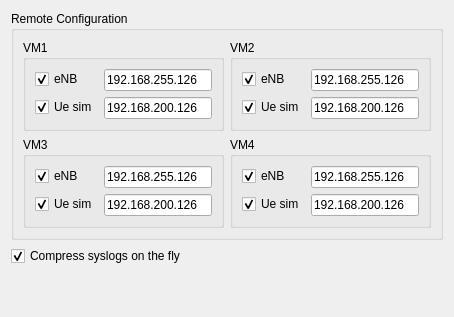
        <widget class="QWidget" name="tab_syslog">
         <attribute name="title">
          <string>Syslog</string>
         </attribute>
         <layout class="QGridLayout" name="gridLayout_3">
          <item row="0" column="0">
           <widget class="QGroupBox" name="groupBox_4">
            <property name="title">
             <string>Remote Configuration</string>
            </property>
            <layout class="QGridLayout" name="gridLayout_17">
             <item row="1" column="0">
              <widget class="QGroupBox" name="gb_syslog_vm3">
               <property name="title">
                <string>VM3</string>
               </property>
               <layout class="QFormLayout" name="formLayout_8">
                <item row="0" column="0">
                 <widget class="QCheckBox" name="cb_syslog_enb_vm3">
                  <property name="toolTip">
                   <string>Comma separeted list of IP addresses.
Allowed characters: digits [0-9], dot [.] and comma [,]</string>
                  </property>
                  <property name="text">
                   <string>eNB</string>
                  </property>
                  <property name="checked">
                   <bool>true</bool>
                  </property>
                 </widget>
                </item>
                <item row="0" column="1">
                 <widget class="QLineEdit" name="le_syslog_enb_vm3">
                  <property name="toolTip">
                   <string>Comma separeted list of IP addresses.
Allowed characters: digits [0-9], dot [.] and comma [,]</string>
                  </property>
                  <property name="text">
                   <string>192.168.255.126</string>
                  </property>
                 </widget>
                </item>
                <item row="1" column="0">
                 <widget class="QCheckBox" name="cb_syslog_uesim_vm3">
                  <property name="toolTip">
                   <string>Comma separeted list of IP addresses.
Allowed characters: digits [0-9], dot [.] and comma [,]</string>
                  </property>
                  <property name="text">
                   <string>Ue sim</string>
                  </property>
                  <property name="checked">
                   <bool>true</bool>
                  </property>
                 </widget>
                </item>
                <item row="1" column="1">
                 <widget class="QLineEdit" name="le_syslog_uesim_vm3">
                  <property name="enabled">
                   <bool>true</bool>
                  </property>
                  <property name="toolTip">
                   <string>Comma separeted list of IP addresses.
Allowed characters: digits [0-9], dot [.] and comma [,]</string>
                  </property>
                  <property name="text">
                   <string>192.168.200.126</string>
                  </property>
                 </widget>
                </item>
               </layout>
              </widget>
             </item>
             <item row="0" column="1">
              <widget class="QGroupBox" name="gb_syslog_vm2">
               <property name="title">
                <string>VM2</string>
               </property>
               <layout class="QFormLayout" name="formLayout_5">
                <item row="0" column="0">
                 <widget class="QCheckBox" name="cb_syslog_enb_vm2">
                  <property name="toolTip">
                   <string>Comma separeted list of IP addresses.
Allowed characters: digits [0-9], dot [.] and comma [,]</string>
                  </property>
                  <property name="text">
                   <string>eNB</string>
                  </property>
                  <property name="checked">
                   <bool>true</bool>
                  </property>
                 </widget>
                </item>
                <item row="0" column="1">
                 <widget class="QLineEdit" name="le_syslog_enb_vm2">
                  <property name="toolTip">
                   <string>Comma separeted list of IP addresses.
Allowed characters: digits [0-9], dot [.] and comma [,]</string>
                  </property>
                  <property name="text">
                   <string>192.168.255.126</string>
                  </property>
                 </widget>
                </item>
                <item row="1" column="0">
                 <widget class="QCheckBox" name="cb_syslog_uesim_vm2">
                  <property name="toolTip">
                   <string>Comma separeted list of IP addresses.
Allowed characters: digits [0-9], dot [.] and comma [,]</string>
                  </property>
                  <property name="text">
                   <string>Ue sim</string>
                  </property>
                  <property name="checked">
                   <bool>true</bool>
                  </property>
                 </widget>
                </item>
                <item row="1" column="1">
                 <widget class="QLineEdit" name="le_syslog_uesim_vm2">
                  <property name="enabled">
                   <bool>true</bool>
                  </property>
                  <property name="toolTip">
                   <string>Comma separeted list of IP addresses.
Allowed characters: digits [0-9], dot [.] and comma [,]</string>
                  </property>
                  <property name="text">
                   <string>192.168.200.126</string>
                  </property>
                 </widget>
                </item>
               </layout>
              </widget>
             </item>
             <item row="0" column="0">
              <widget class="QGroupBox" name="gb_syslog_vm1">
               <property name="title">
                <string>VM1</string>
               </property>
               <layout class="QFormLayout" name="formLayout_4">
                <item row="0" column="0">
                 <widget class="QCheckBox" name="cb_syslog_enb_vm1">
                  <property name="toolTip">
                   <string>Comma separeted list of IP addresses.
Allowed characters: digits [0-9], dot [.] and comma [,]</string>
                  </property>
                  <property name="text">
                   <string>eNB</string>
                  </property>
                  <property name="checked">
                   <bool>true</bool>
                  </property>
                 </widget>
                </item>
                <item row="0" column="1">
                 <widget class="QLineEdit" name="le_syslog_enb_vm1">
                  <property name="toolTip">
                   <string>Comma separeted list of IP addresses.
Allowed characters: digits [0-9], dot [.] and comma [,]</string>
                  </property>
                  <property name="text">
                   <string>192.168.255.126</string>
                  </property>
                 </widget>
                </item>
                <item row="1" column="0">
                 <widget class="QCheckBox" name="cb_syslog_uesim_vm1">
                  <property name="toolTip">
                   <string>Comma separeted list of IP addresses.
Allowed characters: digits [0-9], dot [.] and comma [,]</string>
                  </property>
                  <property name="text">
                   <string>Ue sim</string>
                  </property>
                  <property name="checked">
                   <bool>true</bool>
                  </property>
                 </widget>
                </item>
                <item row="1" column="1">
                 <widget class="QLineEdit" name="le_syslog_uesim_vm1">
                  <property name="enabled">
                   <bool>true</bool>
                  </property>
                  <property name="toolTip">
                   <string>Comma separeted list of IP addresses.
Allowed characters: digits [0-9], dot [.] and comma [,]</string>
                  </property>
                  <property name="text">
                   <string>192.168.200.126</string>
                  </property>
                 </widget>
                </item>
               </layout>
               <zorder>le_syslog_enb_vm1</zorder>
               <zorder>le_syslog_uesim_vm1</zorder>
               <zorder>cb_syslog_uesim_vm1</zorder>
               <zorder>cb_syslog_enb_vm1</zorder>
              </widget>
             </item>
             <item row="1" column="1">
              <widget class="QGroupBox" name="gb_syslog_vm4">
               <property name="title">
                <string>VM4</string>
               </property>
               <layout class="QFormLayout" name="formLayout_9">
                <item row="0" column="0">
                 <widget class="QCheckBox" name="cb_syslog_enb_vm4">
                  <property name="toolTip">
                   <string>Comma separeted list of IP addresses.
Allowed characters: digits [0-9], dot [.] and comma [,]</string>
                  </property>
                  <property name="text">
                   <string>eNB</string>
                  </property>
                  <property name="checked">
                   <bool>true</bool>
                  </property>
                 </widget>
                </item>
                <item row="0" column="1">
                 <widget class="QLineEdit" name="le_syslog_enb_vm4">
                  <property name="toolTip">
                   <string>Comma separeted list of IP addresses.
Allowed characters: digits [0-9], dot [.] and comma [,]</string>
                  </property>
                  <property name="text">
                   <string>192.168.255.126</string>
                  </property>
                 </widget>
                </item>
                <item row="1" column="0">
                 <widget class="QCheckBox" name="cb_syslog_uesim_vm4">
                  <property name="toolTip">
                   <string>Comma separeted list of IP addresses.
Allowed characters: digits [0-9], dot [.] and comma [,]</string>
                  </property>
                  <property name="text">
                   <string>Ue sim</string>
                  </property>
                  <property name="checked">
                   <bool>true</bool>
                  </property>
                 </widget>
                </item>
                <item row="1" column="1">
                 <widget class="QLineEdit" name="le_syslog_uesim_vm4">
                  <property name="enabled">
                   <bool>true</bool>
                  </property>
                  <property name="toolTip">
                   <string>Comma separeted list of IP addresses.
Allowed characters: digits [0-9], dot [.] and comma [,]</string>
                  </property>
                  <property name="text">
                   <string>192.168.200.126</string>
                  </property>
                 </widget>
                </item>
               </layout>
              </widget>
             </item>
            </layout>
           </widget>
          </item>
          <item row="2" column="0">
           <spacer name="verticalSpacer">
            <property name="orientation">
             <enum>Qt::Vertical</enum>
            </property>
            <property name="sizeHint" stdset="0">
             <size>
              <width>20</width>
              <height>40</height>
             </size>
            </property>
           </spacer>
          </item>
          <item row="1" column="0">
           <widget class="QCheckBox" name="cb_syslog_compress">
            <property name="text">
             <string>Compress syslogs on the fly</string>
            </property>
            <property name="checked">
             <bool>true</bool>
            </property>
           </widget>
          </item>
         </layout>
        </widget>
